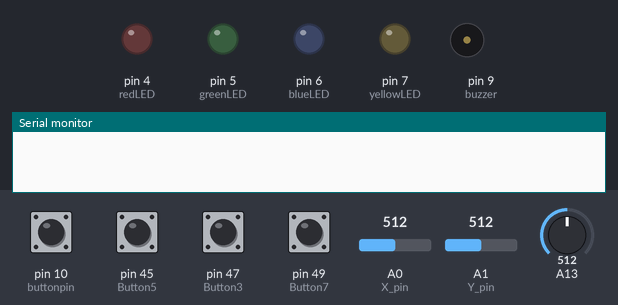
This sketch was run on a simulated Arduino Mega 2560, built with avr-gcc and run on an emulated ATmega2560. Shown: output pins drawn as LEDs (lit = HIGH), buzzer (waves = sounding), the last lines printed to the serial monitor. Dashed ring = blinking. The inputs (shaded band) are chosen by the test bench; at power-on: pin 45 (Button5), pin 47 (Button3), pin 49 (Button7) HIGH, pin 10 (buttonpin) LOW, A13 = 512, A0 (X_pin) = 512, A1 (Y_pin) = 512. Random numbers use the default seed unless the sketch sets one.

Above: at 0.8 s.
0.9 s: pin 45 (Button5) pulled LOW for 0.15 s
At 1.7 s:
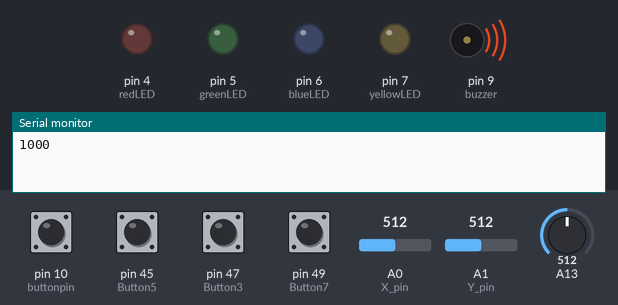
At 2.35 s:
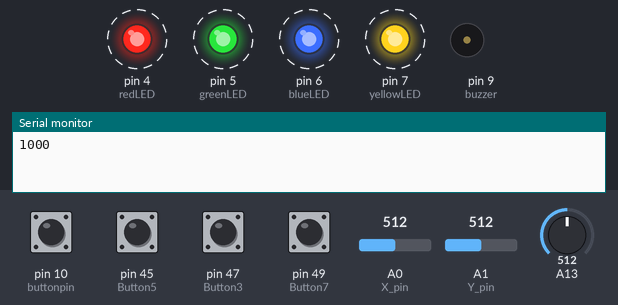
4.0 s: A13 set to 470
At 5.4 s:
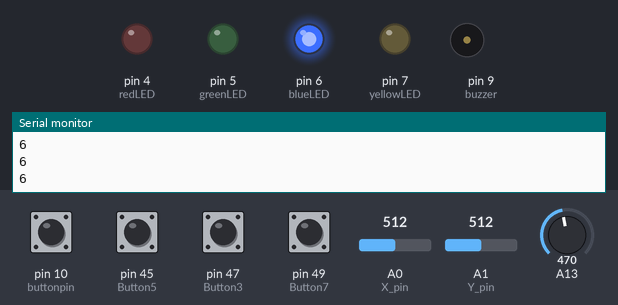
Timing chart, 0 to 15.1 s (numbered marks = the images above; inputs shaded):
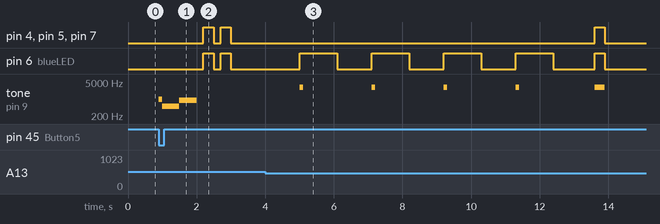

The sketch:

Simon_Says_Game.ino
```cpp
/*
   Arduino Joystick
   7-segment display
   4 leds
   Rotary Encoder
   Buzzer
   Touch sensor
*/

//ADD FUNCTIONALTIY FOR DELAY
int pause = 2500;
int fast = 0;

//For Reed Switch / Find if the player got something wrong
int buttonpin = 10; //define switch port
int val; //define digital variable val
bool ON = false;

bool reedStart = false;
bool stillPlaying = true;

// For the code
const int codeLength = 4;
int sequence[codeLength];
int your_sequence[codeLength];

//For Difficulty Buttons
int Button3 = 47;
int Button5 = 45;
int Button7 = 49;

int prevDirection = 9;
int currentDirection = 8;

const int UP = 6;
const int DOWN = 4;
const int LEFT = 7;
const int RIGHT = 5;

// Joystick pin numbers
const int SW_pin = 2; // digital pin connected to switch output
const int X_pin = 0; // analog pin connected to X output
const int Y_pin = 1; // analog pin connected to Y output

//LED Pin Numbers
const int redLED = 4;
const int greenLED = 5;
const int blueLED = 6;
const int yellowLED = 7;

//Buzzer Pins
const int buzzer = 9;

//set delay 500
unsigned long int initTime = millis();

void setup() {
  pinMode(SW_pin, INPUT);
  digitalWrite(SW_pin, HIGH);
  Serial.begin(9600);

  pinMode(redLED, OUTPUT);
  pinMode(greenLED, OUTPUT);
  pinMode(blueLED, OUTPUT);
  pinMode(yellowLED, OUTPUT);

  pinMode(buttonpin, INPUT);//define switch as a output port

  pinMode(Button3, INPUT_PULLUP);
  pinMode(Button5, INPUT_PULLUP);
  pinMode(Button7, INPUT_PULLUP);

  /////////////////////////////////

  while (fast == 0) {
    if (digitalRead(Button3) == LOW) {
      fast = 1500;
      tone(buzzer, 1000);
      delay(100);
      noTone(buzzer);
    } else if (digitalRead(Button5) == LOW) {
      fast = 1000;
      tone(buzzer, 1000);
      delay(100);
      noTone(buzzer);
    } else if (digitalRead(Button7) == LOW) {
      fast = 500;
      tone(buzzer, 1000);
      delay(100);
      noTone(buzzer);
    }
  }

  Serial.println(fast);
}

void loop() {


  if (ON == 1 && stillPlaying == true) {

    pause -= 20;


    tone(buzzer, 500);
    delay(500);
    noTone(buzzer);
    tone(buzzer, 900);
    delay(500);
    noTone(buzzer);

    delay(200);
    digitalWrite(redLED, HIGH);
    digitalWrite(blueLED, HIGH);
    digitalWrite(yellowLED, HIGH);
    digitalWrite(greenLED, HIGH);
    delay(300);
    digitalWrite(redLED, LOW);
    digitalWrite(blueLED, LOW);
    digitalWrite(yellowLED, LOW);
    digitalWrite(greenLED, LOW);
    delay(200);
    digitalWrite(redLED, HIGH);
    digitalWrite(blueLED, HIGH);
    digitalWrite(yellowLED, HIGH);
    digitalWrite(greenLED, HIGH);
    delay(300);
    digitalWrite(redLED, LOW);
    digitalWrite(blueLED, LOW);
    digitalWrite(yellowLED, LOW);
    digitalWrite(greenLED, LOW);


    delay(2000);


    generateSequence();

    Serial.println("Sqeuence Generated");

    delay(200);
    tone(buzzer, 3000);
    digitalWrite(redLED, HIGH);
    digitalWrite(blueLED, HIGH);
    digitalWrite(yellowLED, HIGH);
    digitalWrite(greenLED, HIGH);
    delay(300);
    digitalWrite(redLED, LOW);
    digitalWrite(blueLED, LOW);
    digitalWrite(yellowLED, LOW);
    digitalWrite(greenLED, LOW);
    noTone(buzzer);


    getSequence();


    for (int i = 0; i < codeLength; i++) {
      Serial.println(your_sequence[i]);
    }


    delay(300);

    checkSequence();
    Serial.println(stillPlaying);
  }

  val = digitalRead(buttonpin); //read the value of the digital interface 3 assigned to val
  //Serial.println(ON);
  if (val == LOW) {
    ON = true;
  }

}


void playTone(int led_num) {
  if (led_num == UP) {
    tone(buzzer, 3000);
    delay(100);
  } else if (led_num == DOWN) {
    tone(buzzer, 4000);
    delay(100);
  } else if (led_num == LEFT) {
    tone(buzzer, 1000);
    delay(100);
  } else if (led_num == RIGHT) {
    tone(buzzer, 2000);
    delay(100);
  }

  noTone(buzzer);

}

void generateSequence() {
  for (int i = 0; i < codeLength; i++) {
    randomSeed(analogRead(A13));
    int randNumber = random(4, 8);

    sequence[i] = randNumber;

    Serial.println(sequence[i]);
  }

  tone(buzzer, 1000);

  for (int i = 0; i < codeLength; i++) {
    //Serial.print("Hello");
    digitalWrite(sequence[i], HIGH);
    playTone(sequence[i]);
    delay(fast);
    digitalWrite(sequence[i], LOW);
    delay(fast);

  }

}

void getSequence() {

  Serial.println("Getting sequence");

  int i = 0;

  while (i < codeLength) {
    //Serial.println(i);
    int xPos = analogRead(X_pin);
    int yPos = analogRead(Y_pin);
    int SW_pin = digitalRead(SW_pin);

    if (xPos >= 1020 && yPos >= 480) {
      Serial.println("Red LED on");

      your_sequence[i] = DOWN;
      tone(buzzer, 4000);
      delay(200);
      noTone(buzzer);

      digitalWrite(redLED, HIGH);
      digitalWrite(blueLED, LOW);
      digitalWrite(yellowLED, LOW);
      digitalWrite(greenLED, LOW);
      delay(300);
      digitalWrite(redLED, LOW);
      digitalWrite(blueLED, LOW);
      digitalWrite(yellowLED, LOW);
      digitalWrite(greenLED, LOW);

      delay(1000);

      i++;

    } else if (xPos <= 10 && yPos >= 480) {
      Serial.println("Blue LED on");

      your_sequence[i] = UP;
      tone(buzzer, 3000);
      delay(200);
      noTone(buzzer);

      digitalWrite(redLED, LOW);
      digitalWrite(blueLED, HIGH);
      digitalWrite(yellowLED, LOW);
      digitalWrite(greenLED, LOW);
      delay(300);
      digitalWrite(redLED, LOW);
      digitalWrite(blueLED, LOW);
      digitalWrite(yellowLED, LOW);
      digitalWrite(greenLED, LOW);

      delay(1000);

      i++;

    } else if (xPos >= 510 && yPos <= 10) {
      Serial.println("Green LED on");

      your_sequence[i] = RIGHT;
      tone(buzzer, 2000);
      delay(200);
      noTone(buzzer);

      digitalWrite(redLED, LOW);
      digitalWrite(blueLED, LOW);
      digitalWrite(yellowLED, LOW);
      digitalWrite(greenLED, HIGH);
      delay(300);
      digitalWrite(redLED, LOW);
      digitalWrite(blueLED, LOW);
      digitalWrite(yellowLED, LOW);
      digitalWrite(greenLED, LOW);

      delay(1000);

      i++;

    } else if (xPos >= 510 && yPos >= 1020) {
      Serial.println("Yellow LED on");

      your_sequence[i] = LEFT;
      tone(buzzer, 1000);
      delay(200);
      noTone(buzzer);

      digitalWrite(redLED, LOW);
      digitalWrite(blueLED, LOW);
      digitalWrite(yellowLED, HIGH);
      digitalWrite(greenLED, LOW);
      delay(300);
      digitalWrite(redLED, LOW);
      digitalWrite(blueLED, LOW);
      digitalWrite(yellowLED, LOW);
      digitalWrite(greenLED, LOW);

      delay(1000);

      i++;

    }

  }
}

void checkSequence() {
  for (int i = 0; i < codeLength; i++) {
    if (your_sequence[i] != sequence[i]) {
      stillPlaying = false;
      digitalWrite(redLED, HIGH);
      digitalWrite(blueLED, HIGH);
      digitalWrite(yellowLED, HIGH);
      digitalWrite(greenLED, HIGH);

      tone(buzzer, 2000);
      delay(700);
      noTone(buzzer);
      delay(200);
      tone(buzzer, 1000);
      delay(700);
      noTone(buzzer);

    }
  }
}
```

Measured:
- after the input at 0.9 s, pin 4 (redLED), pin 5 (greenLED), pin 6 (blueLED), pin 7 (yellowLED): alternates HIGH for 0.30 s and LOW for 0.20 s, 4 changes in all, then stays LOW, starting after 1.3 s; tone on pin 9 (buzzer): silent → 1000 Hz at once, → 500 Hz 0.10 s later, → 900 Hz 0.50 s later, → silent 0.50 s later
